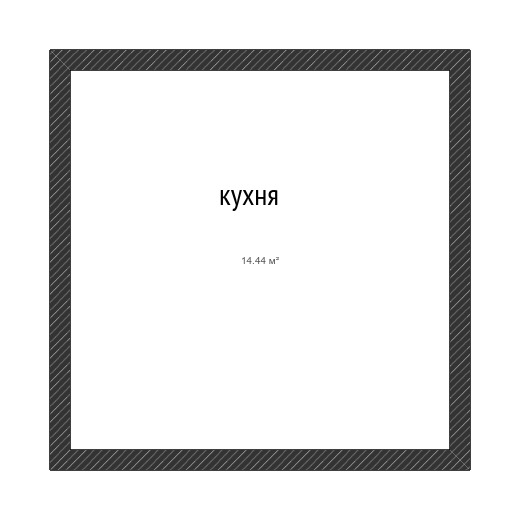
#> input picture level1.jpg, 520 x 520 px
$ python run5.py
#> lines starting #> are read from the running program, lines starting #| are printed output that depends on the picture; after the words box and inside, x2 and y2 are one past the last pixel; in counts of white or black regions, pixels touching at a corner belong together
import cv2
import random
import math

def distance(a,b):
    return math.sqrt((a[0] - b[0])**2 + (a[1] - b[1])**2)

def is_between(a,c,b):
    return distance(a,c) + distance(c,b) == distance(a,b)

def middle(a,b):
    cX = a[0] + (b[0] - a[0]) * 0.5
    cY = a[1] + (b[1] - a[1]) * 0.5
    return (cX, cY)

img = cv2.imread('./level1.jpg')
#> img is the input picture: shape (520, 520, 3); min 0, max 255, mean 229.6
gray = cv2.cvtColor(img, cv2.COLOR_RGB2GRAY)

_, thresh = cv2.threshold(gray, 127, 255, cv2.THRESH_BINARY)
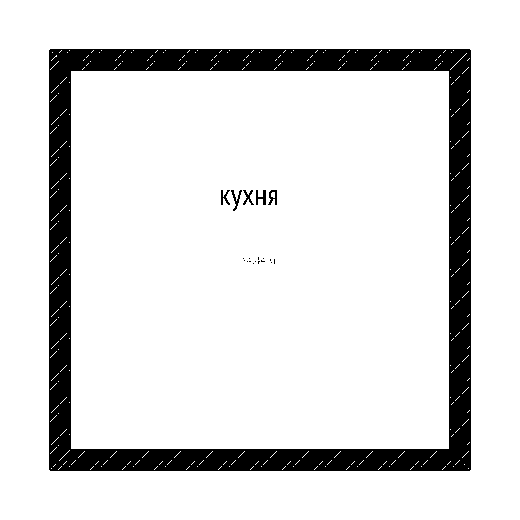
#> thresh: shape (520, 520); 87.2% white; 20 black regions (14 under 20 px), largest, box (x1, y1, x2, y2) and area: (49, 49, 471, 471) 34144, (256, 190, 266, 205) 85, (231, 190, 242, 211) 76, (268, 190, 277, 205) 74, (243, 190, 254, 205) 68, (221, 190, 230, 205) 67

cv2.imshow("thresh", thresh)

mor_img = cv2.morphologyEx(thresh, cv2.MORPH_OPEN, (3, 3), iterations=3)
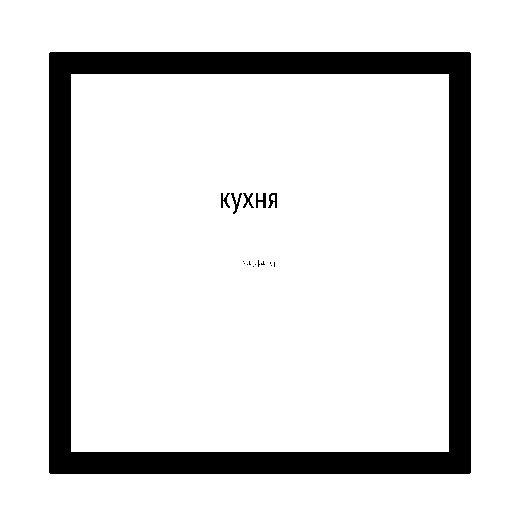
#> mor_img: shape (520, 520); 86.8% white; 17 black regions (11 under 20 px)

contours, hierarchy = cv2.findContours(mor_img, cv2.RETR_TREE, cv2.CHAIN_APPROX_SIMPLE) # I addapted this part of the code. This is how my version works (2.4.16), but it could be different for OpenCV 3
#> contours = 20 contours, 12 with area under 20; largest, box (x1, y1, x2, y2) and area: (0, 0, 520, 520) 269361, (48, 51, 472, 475) 178921, (71, 74, 449, 452) 142129, (267, 192, 278, 209) 122, (255, 192, 267, 209) 120, (230, 192, 243, 215) 112, (220, 192, 231, 209) 100, (242, 192, 255, 209) 98

sorted_contours = sorted(contours, key=cv2.contourArea, reverse=True)
#> sorted_contours has the same summary as contours
i=0
points1 =[]
points2 =[]

for c in sorted_contours[1:]:
    i=i+1
    area = cv2.contourArea(c)
    if area > 4000:
        # print(area)
        # print(c)
        cv2.drawContours(img, [c], -1, (random.randrange(0, 255), random.randrange(0, 255), random.randrange(0, 255)), 3)
        x, y, w, h = cv2.boundingRect(c)
        # [4 lines of commented-out code are left out]
        print('Контур '+str(i))
        if i==1:
            points1.append((x, y))
            points1.append((x + w, y))
            points1.append((x + w, y + h))
            points1.append((x, y + h))
        elif i==2:
            points2.append((x, y))
            points2.append((x + w, y))
            points2.append((x + w, y + h))
            points2.append((x, y + h))
#> this loop made 19 passes
#> (c, area, x, y, w, h) on pass 2: ([[71, 74], [71, 451], [448, 451], [448, 74]], 142129, 71, 74, 378, 378)
#> (area, x, y, w, h) on pass 1: (178921, 48, 51, 424, 424)
#| Контур 1
#| Контур 2
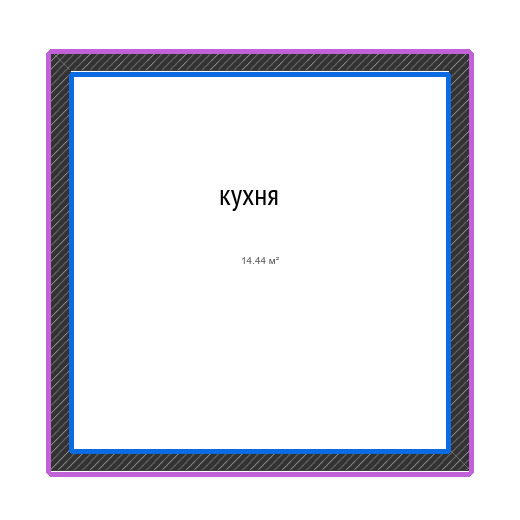
#> img: shape (520, 520, 3); 5.9% of pixels changed, all inside (x1, y1, x2, y2) = (46, 49, 474, 477)
#> after the loop, i = 19; points1 = [(48, 51), (472, 51), (472, 475), (48, 475)]; points2 = [(71, 74), (449, 74), (449, 452), (71, 452)]
        # [8 lines of commented-out code are left out]
print(points1)
#| [(48, 51), (472, 51), (472, 475), (48, 475)]
print(points2)
#| [(71, 74), (449, 74), (449, 452), (71, 452)]
paras = []
tmpP2 = (0,0)

for p1 in points1:
    print(p1)
    dist = 100000000
    for p2 in points2:
        print(p2)
        res = distance(p1, p2)
        if res==0:
            continue
        if res<dist:
            dist = res
            tmpP2 = p2
    paras.append([p1,tmpP2])
#> this loop made 4 passes
#> (printed output is left out)
#> after the loop, paras = [[(48, 51), (71, 74)], [(472, 51), (449, 74)], [(472, 475), (449, 452)], [(48, 475), (71, 452)]]; tmpP2 = (71, 452)
print(paras)
#| [[(48, 51), (71, 74)], [(472, 51), (449, 74)], [(472, 475), (449, 452)], [(48, 475), (71, 452)]]

listCenter = []
for para in paras:
    center = middle(para[0],para[1])
    listCenter.append(center)
    cv2.circle(img, (int(center[0]),int(center[1])), 3, (0, 0, 255), -1)
#> this loop made 4 passes
#> (para, cX in middle, cY in middle) on passes 1 to 4: ([(48, 51), (71, 74)], 59.5, 62.5), ([(472, 51), (449, 74)], 460.5, 62.5), ([(472, 475), (449, 452)], 460.5, 463.5), ([(48, 475), (71, 452)], 59.5, 463.5)
#> img: shape (520, 520, 3); 0.04% of pixels changed, all inside (x1, y1, x2, y2) = (56, 59, 464, 467)
#> after the loop, listCenter = [(59.5, 62.5), (460.5, 62.5), (460.5, 463.5), (59.5, 463.5)]
cv2.imshow("mor_img", mor_img)
cv2.imshow("img", img)
cv2.waitKey(0)
